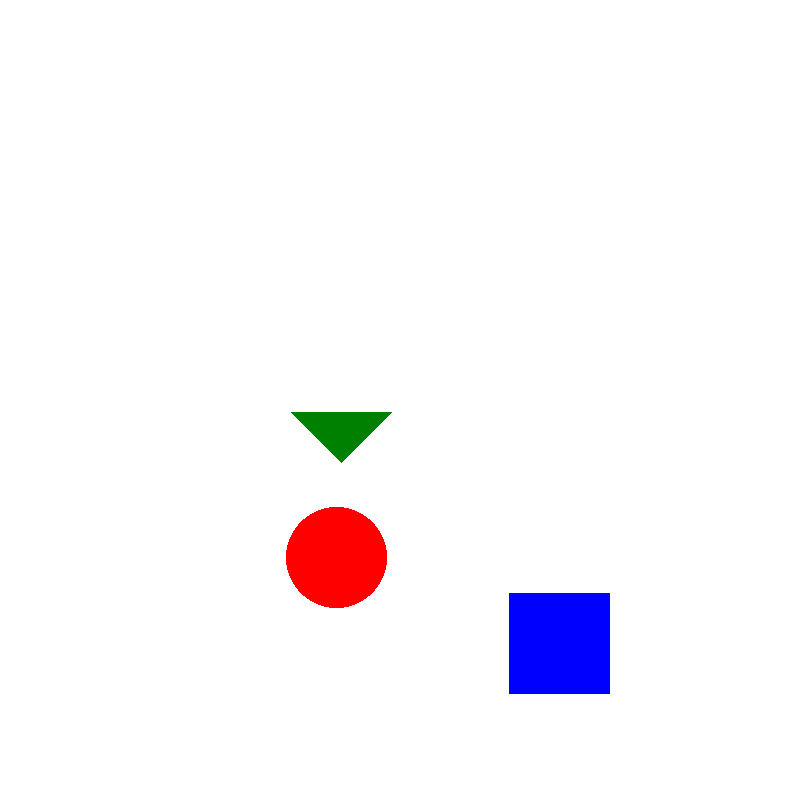
#> input picture data_packs/assets/basic_shapes_detection/images/shape_scene_000.png, 800 x 800 px
$ python -i object_detector.py   (imports and definitions only)
#> lines starting #> are read from the running program, lines starting #| are printed output that depends on the picture
### app/ml/pretrained.py
"""Lazy access to the optional pretrained ONNX models in models_pretrained/.

Everything here degrades gracefully: if onnxruntime or a model file is missing,
callers get None / False and fall back to the lightweight pipelines. Image
preprocessing must stay in sync with the exported ai_runtime/core.py template.
"""

from __future__ import annotations

import threading
from pathlib import Path

import numpy as np
from PIL import Image

PROJECT_ROOT = Path(__file__).resolve().parent.parent.parent
PRETRAINED_DIR = PROJECT_ROOT / "models_pretrained"

IMAGE_EMBEDDER_FILE = "mobilenetv2.onnx"
DETECTOR_FILE = "ssd_mobilenet.onnx"

EMBED_INPUT_SIZE = (224, 224)
IMAGENET_MEAN = np.array([0.485, 0.456, 0.406], dtype=np.float32)
IMAGENET_STD = np.array([0.229, 0.224, 0.225], dtype=np.float32)

DOWNLOAD_HINT = "请运行 python scripts/download_pretrained.py 下载预训练模型。"

_lock = threading.Lock()
_sessions: dict[str, object] = {}


# [6 lines left out: function _onnxruntime, not called in this run]


def _session(filename: str):
    path = PRETRAINED_DIR / filename
    if not path.is_file():
        return None
    ort = _onnxruntime()
    if ort is None:
        return None
    key = str(path.resolve())
    with _lock:
        if key not in _sessions:
            try:
                _sessions[key] = ort.InferenceSession(
                    str(path), providers=["CPUExecutionProvider"]
                )
            except Exception:
                # A corrupt or incompatible model file must not break the app.
                _sessions[key] = None
        return _sessions[key]


def has_image_embedder() -> bool:
    return image_embedder_session() is not None


def has_detector() -> bool:
    return detector_session() is not None


def image_embedder_session():
    return _session(IMAGE_EMBEDDER_FILE)


def detector_session():
    return _session(DETECTOR_FILE)


# [11 lines left out: function embed_image, not called in this run]

### app/ml/object_detector.py
from __future__ import annotations

from io import BytesIO
from typing import Any

import numpy as np
from PIL import Image

from app.ml import pretrained
from app.ml.base import MLDataError

# Engine order: SSD-MobileNet (80-class COCO, needs models_pretrained/) first,
# Haar face cascade (needs opencv) as fallback, then a friendly install hint.
INSTALL_HINT = (
    f"目标检测体验需要预训练检测模型：{pretrained.DOWNLOAD_HINT}"
    "（或安装视觉组件 pip install -e \".[vision]\" 使用人脸检测基础模式。）"
)

SCORE_THRESHOLD = 0.5
MAX_BOXES = 20
MIN_FACE_SIZE = (40, 40)

# For the trainable lite detector: take many low-objectness SSD boxes as
# class-agnostic candidate regions (the "where might something be" step).
PROPOSAL_SCORE_THRESHOLD = 0.10
MAX_PROPOSALS = 40
MIN_PROPOSAL_SIZE = 8

# COCO 91-id space used by the TF-origin SSD model (gaps are unused ids).
COCO_LABELS_ZH = {
    1: "人", 2: "自行车", 3: "汽车", 4: "摩托车", 5: "飞机", 6: "公交车", 7: "火车",
    8: "卡车", 9: "船", 10: "红绿灯", 11: "消防栓", 13: "停车标志", 14: "停车计时器",
    15: "长椅", 16: "鸟", 17: "猫", 18: "狗", 19: "马", 20: "羊", 21: "牛",
    22: "大象", 23: "熊", 24: "斑马", 25: "长颈鹿", 27: "背包", 28: "雨伞",
    31: "手提包", 32: "领带", 33: "行李箱", 34: "飞盘", 35: "滑雪板", 36: "单板滑雪",
    37: "球", 38: "风筝", 39: "棒球棒", 40: "棒球手套", 41: "滑板", 42: "冲浪板",
    43: "网球拍", 44: "瓶子", 46: "酒杯", 47: "杯子", 48: "叉子", 49: "刀",
    50: "勺子", 51: "碗", 52: "香蕉", 53: "苹果", 54: "三明治", 55: "橙子",
    56: "西兰花", 57: "胡萝卜", 58: "热狗", 59: "披萨", 60: "甜甜圈", 61: "蛋糕",
    62: "椅子", 63: "沙发", 64: "盆栽", 65: "床", 67: "餐桌", 70: "马桶",
    72: "电视", 73: "笔记本电脑", 74: "鼠标", 75: "遥控器", 76: "键盘", 77: "手机",
    78: "微波炉", 79: "烤箱", 80: "烤面包机", 81: "水槽", 82: "冰箱", 84: "书",
    85: "时钟", 86: "花瓶", 87: "剪刀", 88: "泰迪熊", 89: "吹风机", 90: "牙刷",
}


def _has_cv2() -> bool:
    try:
        import cv2  # noqa: F401
    except ImportError:
        return False
    return True


def active_engine() -> str | None:
    """"ssd" (80-class objects), "haar" (faces only) or None."""
    if pretrained.has_detector():
        return "ssd"
    if _has_cv2():
        return "haar"
    return None


def detect(image_bytes: bytes) -> dict[str, Any]:
    engine = active_engine()
    if engine == "ssd":
        return _detect_ssd(image_bytes)
    if engine == "haar":
        return _detect_haar(image_bytes)
    raise MLDataError(INSTALL_HINT)


def _open_rgb(image_bytes: bytes) -> Image.Image:
    try:
        image = Image.open(BytesIO(image_bytes))
        image.load()
    except Exception as exc:
        raise MLDataError("这张图片打不开，请换一张 PNG 或 JPG 图片。") from exc
    return image.convert("RGB")


# [33 lines left out: function _detect_ssd, not called in this run]


def _detect_haar(image_bytes: bytes) -> dict[str, Any]:
    import cv2

    image = _open_rgb(image_bytes)
    width, height = image.size
    gray = np.asarray(image.convert("L"), dtype=np.uint8)
    cascade = cv2.CascadeClassifier(
        cv2.data.haarcascades + "haarcascade_frontalface_default.xml"
    )
    faces = cascade.detectMultiScale(
        gray, scaleFactor=1.1, minNeighbors=5, minSize=MIN_FACE_SIZE
    )
    boxes = [
        {"x": int(x), "y": int(y), "w": int(w), "h": int(h), "label": "人脸", "score": None}
        for (x, y, w, h) in faces
    ]
    return {
        "engine": "haar",
        "count": len(boxes),
        "boxes": boxes,
        "width": width,
        "height": height,
    }


# [28 lines left out: function propose_boxes, not called in this run]

>>> import cv2
>>> picture = cv2.imread('../../data_packs/assets/basic_shapes_detection/images/shape_scene_000.png', cv2.IMREAD_GRAYSCALE)
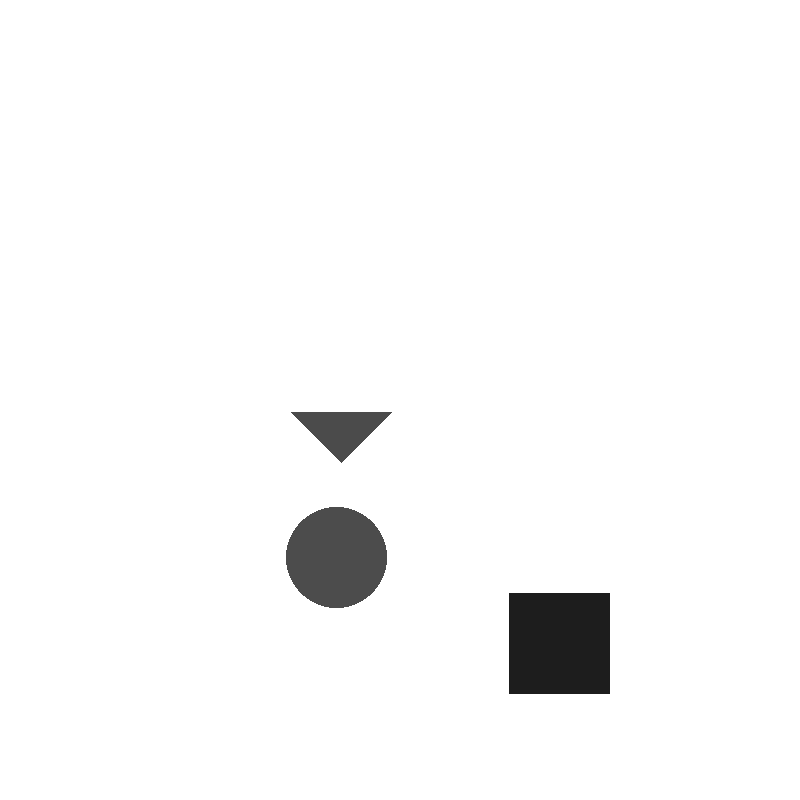
#> picture: shape (800, 800); min 29, max 255, mean 248.4
>>> result = detect(picture)
#> (the run stopped early here; a loop or call above may not have finished)

$ run again, on data_packs/assets/basic_shapes_detection/images/shape_scene_001.png
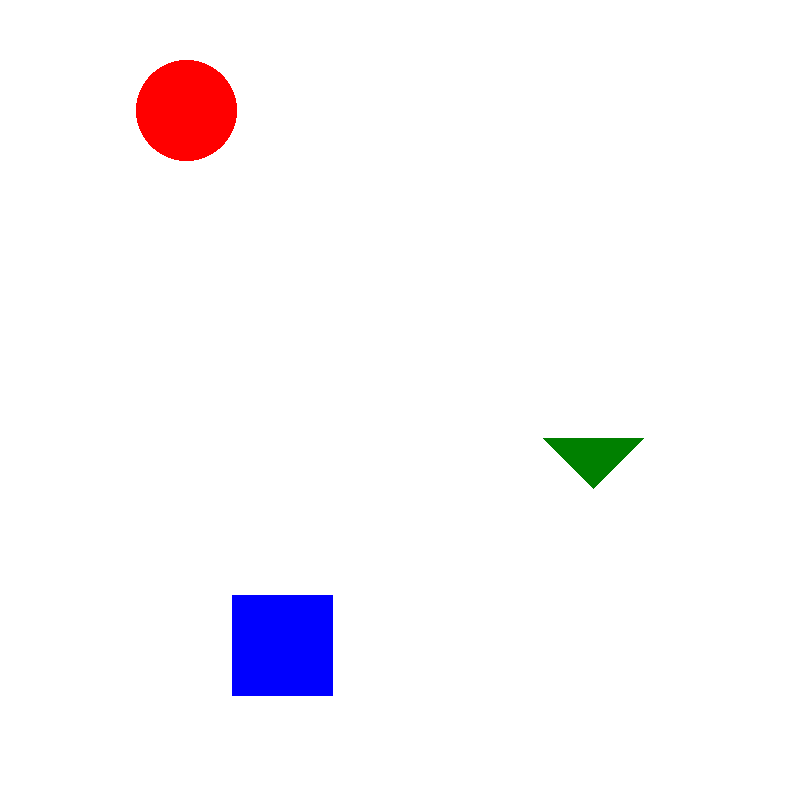
#> input picture data_packs/assets/basic_shapes_detection/images/shape_scene_001.png, 800 x 800 px
#> `picture = cv2.imread('../../data_packs/assets/basic_shapes_detection/i..`:
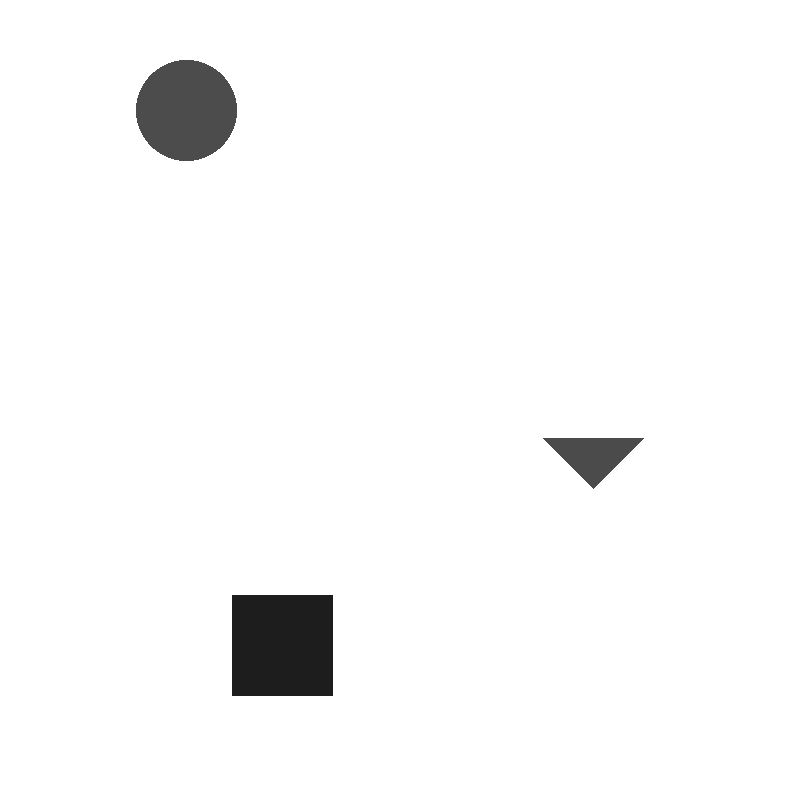
#> picture: shape (800, 800); min 29, max 255, mean 248.4

$ run again, on data_packs/assets/basic_shapes_detection/images/shape_scene_002.png
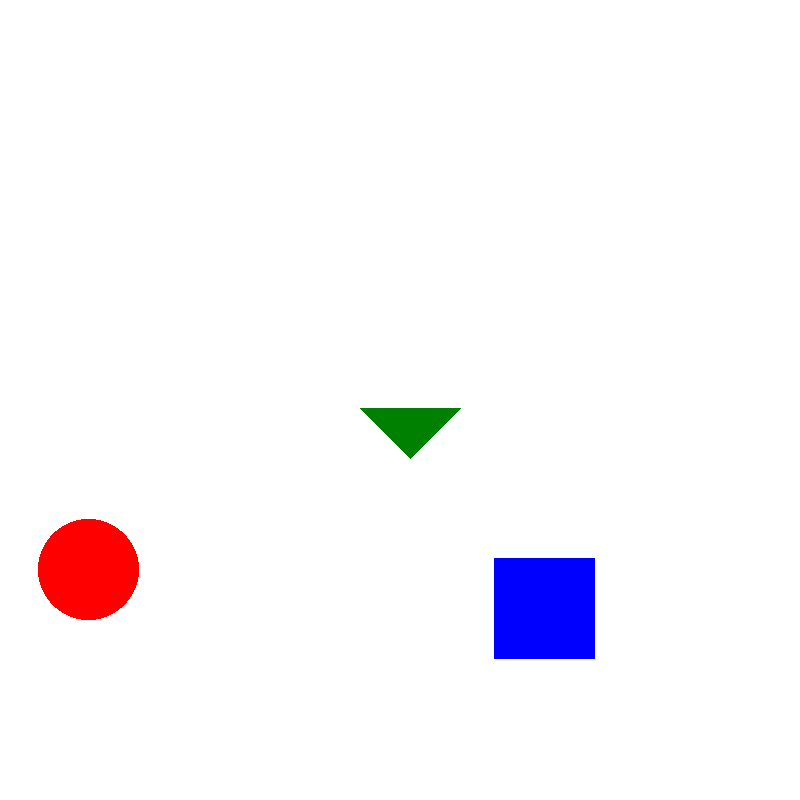
#> input picture data_packs/assets/basic_shapes_detection/images/shape_scene_002.png, 800 x 800 px
#> `picture = cv2.imread('../../data_packs/assets/basic_shapes_detection/i..`:
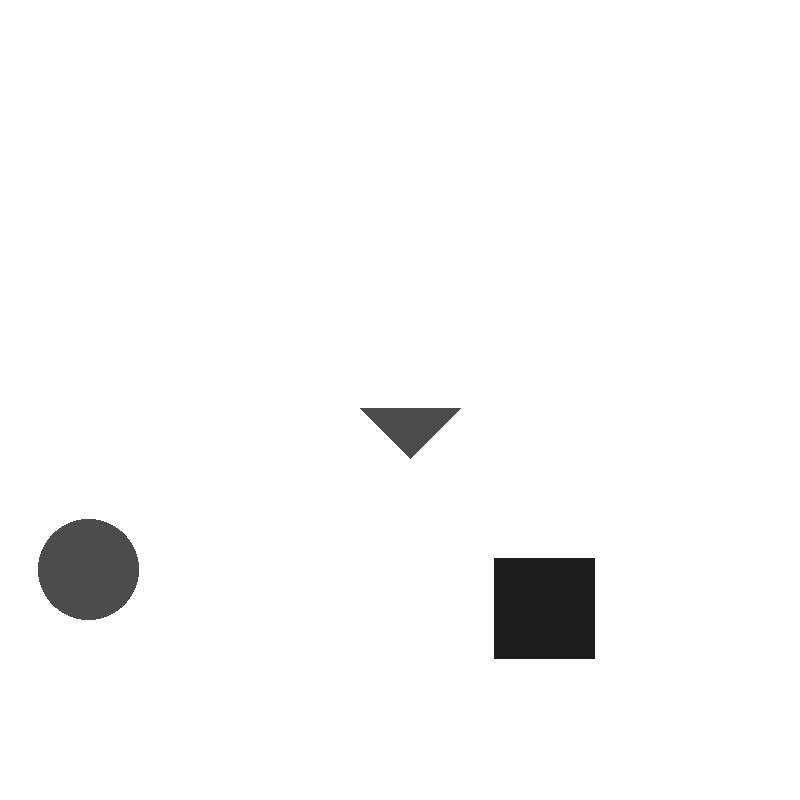
#> picture: shape (800, 800); min 29, max 255, mean 248.4

$ run again, on data_packs/assets/basic_shapes_detection/images/shape_scene_003.png
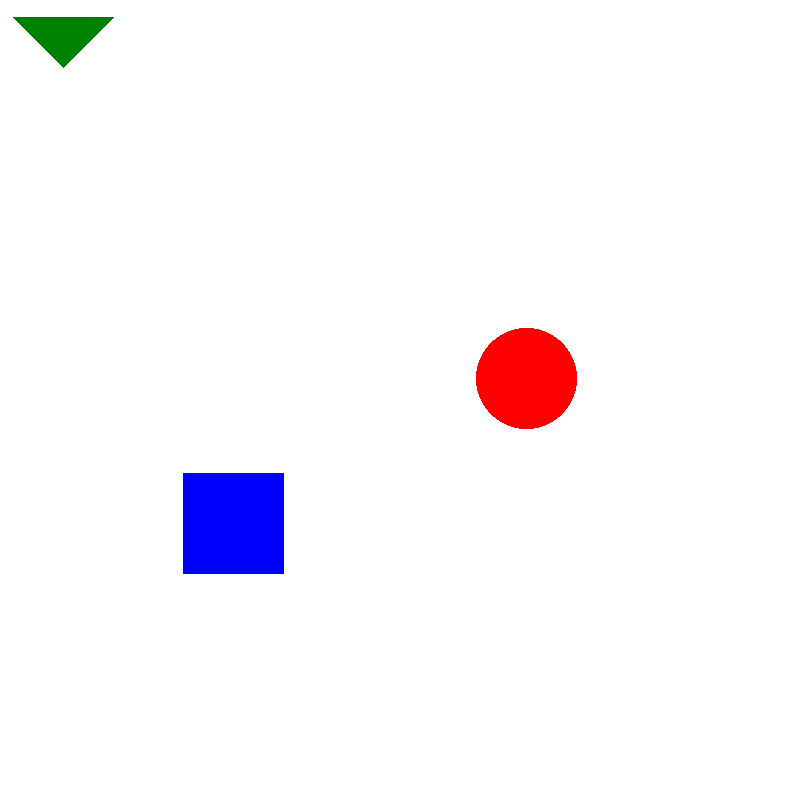
#> input picture data_packs/assets/basic_shapes_detection/images/shape_scene_003.png, 800 x 800 px
#> `picture = cv2.imread('../../data_packs/assets/basic_shapes_detection/i..`:
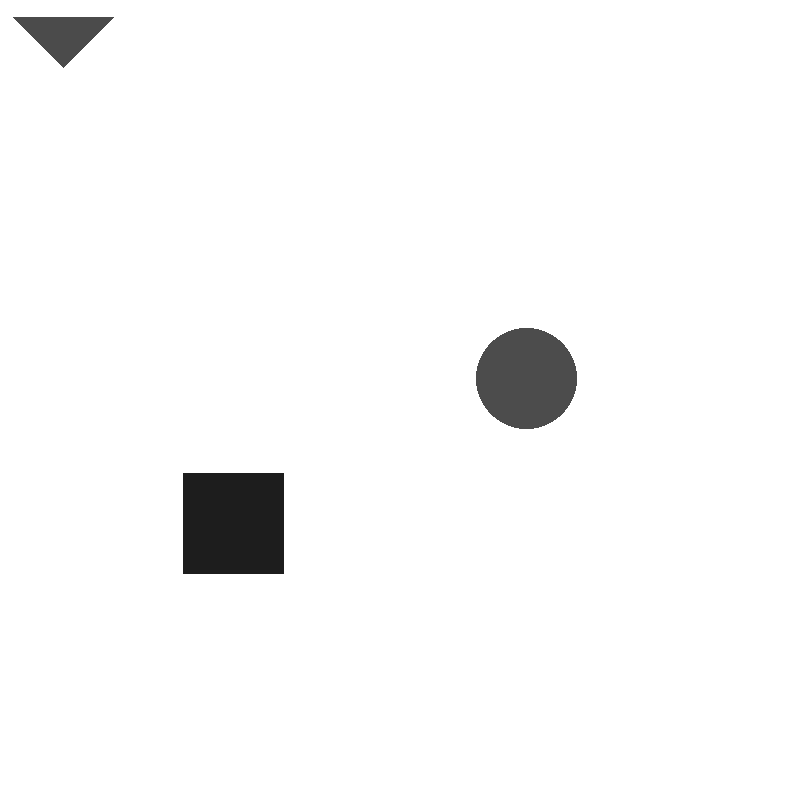
#> picture: shape (800, 800); min 29, max 255, mean 248.4
